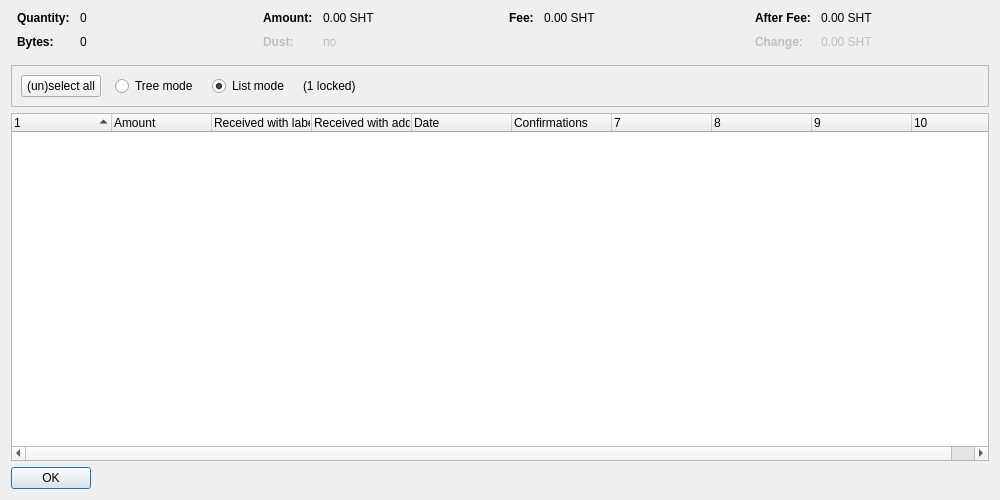
<?xml version="1.0" encoding="UTF-8"?>
<ui version="4.0">
 <class>CoinControlDialog</class>
 <widget class="QDialog" name="CoinControlDialog">
  <property name="geometry">
   <rect>
    <x>0</x>
    <y>0</y>
    <width>1000</width>
    <height>500</height>
   </rect>
  </property>
  <property name="windowTitle">
   <string>Coin Selection</string>
  </property>
  <layout class="QVBoxLayout" name="verticalLayout">
   <item>
    <layout class="QHBoxLayout" name="horizontalLayoutTop" stretch="0,0,0,0">
     <property name="topMargin">
      <number>0</number>
     </property>
     <property name="bottomMargin">
      <number>10</number>
     </property>
     <item>
      <layout class="QFormLayout" name="formLayoutCoinControl1">
       <property name="horizontalSpacing">
        <number>10</number>
       </property>
       <property name="verticalSpacing">
        <number>10</number>
       </property>
       <property name="leftMargin">
        <number>6</number>
       </property>
       <property name="rightMargin">
        <number>6</number>
       </property>
       <item row="0" column="0">
        <widget class="QLabel" name="labelCoinControlQuantityText">
         <property name="font">
          <font>
           <weight>75</weight>
           <bold>true</bold>
          </font>
         </property>
         <property name="text">
          <string>Quantity:</string>
         </property>
        </widget>
       </item>
       <item row="0" column="1">
        <widget class="QLabel" name="labelCoinControlQuantity">
         <property name="cursor">
          <cursorShape>IBeamCursor</cursorShape>
         </property>
         <property name="contextMenuPolicy">
          <enum>Qt::ActionsContextMenu</enum>
         </property>
         <property name="text">
          <string notr="true">0</string>
         </property>
         <property name="textInteractionFlags">
          <set>Qt::LinksAccessibleByMouse|Qt::TextSelectableByKeyboard|Qt::TextSelectableByMouse</set>
         </property>
        </widget>
       </item>
       <item row="1" column="0">
        <widget class="QLabel" name="labelCoinControlBytesText">
         <property name="font">
          <font>
           <weight>75</weight>
           <bold>true</bold>
          </font>
         </property>
         <property name="text">
          <string>Bytes:</string>
         </property>
        </widget>
       </item>
       <item row="1" column="1">
        <widget class="QLabel" name="labelCoinControlBytes">
         <property name="cursor">
          <cursorShape>IBeamCursor</cursorShape>
         </property>
         <property name="contextMenuPolicy">
          <enum>Qt::ActionsContextMenu</enum>
         </property>
         <property name="text">
          <string notr="true">0</string>
         </property>
         <property name="textInteractionFlags">
          <set>Qt::LinksAccessibleByMouse|Qt::TextSelectableByKeyboard|Qt::TextSelectableByMouse</set>
         </property>
        </widget>
       </item>
      </layout>
     </item>
     <item>
      <layout class="QFormLayout" name="formLayoutCoinControl2">
       <property name="horizontalSpacing">
        <number>10</number>
       </property>
       <property name="verticalSpacing">
        <number>10</number>
       </property>
       <property name="leftMargin">
        <number>6</number>
       </property>
       <property name="rightMargin">
        <number>6</number>
       </property>
       <item row="0" column="0">
        <widget class="QLabel" name="labelCoinControlAmountText">
         <property name="font">
          <font>
           <weight>75</weight>
           <bold>true</bold>
          </font>
         </property>
         <property name="text">
          <string>Amount:</string>
         </property>
        </widget>
       </item>
       <item row="0" column="1">
        <widget class="QLabel" name="labelCoinControlAmount">
         <property name="cursor">
          <cursorShape>IBeamCursor</cursorShape>
         </property>
         <property name="contextMenuPolicy">
          <enum>Qt::ActionsContextMenu</enum>
         </property>
         <property name="text">
          <string notr="true">0.00 SHT</string>
         </property>
         <property name="textInteractionFlags">
          <set>Qt::LinksAccessibleByMouse|Qt::TextSelectableByKeyboard|Qt::TextSelectableByMouse</set>
         </property>
        </widget>
       </item>
       <item row="1" column="0">
        <widget class="QLabel" name="labelCoinControlLowOutputText">
         <property name="enabled">
          <bool>false</bool>
         </property>
         <property name="font">
          <font>
           <weight>75</weight>
           <bold>true</bold>
          </font>
         </property>
         <property name="text">
          <string>Dust:</string>
         </property>
        </widget>
       </item>
       <item row="1" column="1">
        <widget class="QLabel" name="labelCoinControlLowOutput">
         <property name="enabled">
          <bool>false</bool>
         </property>
         <property name="cursor">
          <cursorShape>IBeamCursor</cursorShape>
         </property>
         <property name="contextMenuPolicy">
          <enum>Qt::ActionsContextMenu</enum>
         </property>
         <property name="text">
          <string notr="true">no</string>
         </property>
         <property name="textInteractionFlags">
          <set>Qt::LinksAccessibleByMouse|Qt::TextSelectableByKeyboard|Qt::TextSelectableByMouse</set>
         </property>
        </widget>
       </item>
      </layout>
     </item>
     <item>
      <layout class="QFormLayout" name="formLayoutCoinControl3">
       <property name="horizontalSpacing">
        <number>10</number>
       </property>
       <property name="verticalSpacing">
        <number>10</number>
       </property>
       <property name="leftMargin">
        <number>6</number>
       </property>
       <property name="rightMargin">
        <number>6</number>
       </property>
       <item row="0" column="0">
        <widget class="QLabel" name="labelCoinControlFeeText">
         <property name="font">
          <font>
           <weight>75</weight>
           <bold>true</bold>
          </font>
         </property>
         <property name="text">
          <string>Fee:</string>
         </property>
        </widget>
       </item>
       <item row="0" column="1">
        <widget class="QLabel" name="labelCoinControlFee">
         <property name="cursor">
          <cursorShape>IBeamCursor</cursorShape>
         </property>
         <property name="contextMenuPolicy">
          <enum>Qt::ActionsContextMenu</enum>
         </property>
         <property name="text">
          <string notr="true">0.00 SHT</string>
         </property>
         <property name="textInteractionFlags">
          <set>Qt::LinksAccessibleByMouse|Qt::TextSelectableByKeyboard|Qt::TextSelectableByMouse</set>
         </property>
        </widget>
       </item>
      </layout>
     </item>
     <item>
      <layout class="QFormLayout" name="formLayoutCoinControl4">
       <property name="horizontalSpacing">
        <number>10</number>
       </property>
       <property name="verticalSpacing">
        <number>10</number>
       </property>
       <property name="leftMargin">
        <number>6</number>
       </property>
       <property name="rightMargin">
        <number>6</number>
       </property>
       <item row="0" column="0">
        <widget class="QLabel" name="labelCoinControlAfterFeeText">
         <property name="font">
          <font>
           <weight>75</weight>
           <bold>true</bold>
          </font>
         </property>
         <property name="text">
          <string>After Fee:</string>
         </property>
        </widget>
       </item>
       <item row="0" column="1">
        <widget class="QLabel" name="labelCoinControlAfterFee">
         <property name="cursor">
          <cursorShape>IBeamCursor</cursorShape>
         </property>
         <property name="contextMenuPolicy">
          <enum>Qt::ActionsContextMenu</enum>
         </property>
         <property name="text">
          <string notr="true">0.00 SHT</string>
         </property>
         <property name="textInteractionFlags">
          <set>Qt::LinksAccessibleByMouse|Qt::TextSelectableByKeyboard|Qt::TextSelectableByMouse</set>
         </property>
        </widget>
       </item>
       <item row="1" column="0">
        <widget class="QLabel" name="labelCoinControlChangeText">
         <property name="enabled">
          <bool>false</bool>
         </property>
         <property name="font">
          <font>
           <weight>75</weight>
           <bold>true</bold>
          </font>
         </property>
         <property name="text">
          <string>Change:</string>
         </property>
        </widget>
       </item>
       <item row="1" column="1">
        <widget class="QLabel" name="labelCoinControlChange">
         <property name="enabled">
          <bool>false</bool>
         </property>
         <property name="cursor">
          <cursorShape>IBeamCursor</cursorShape>
         </property>
         <property name="contextMenuPolicy">
          <enum>Qt::ActionsContextMenu</enum>
         </property>
         <property name="text">
          <string notr="true">0.00 SHT</string>
         </property>
         <property name="textInteractionFlags">
          <set>Qt::LinksAccessibleByMouse|Qt::TextSelectableByKeyboard|Qt::TextSelectableByMouse</set>
         </property>
        </widget>
       </item>
      </layout>
     </item>
    </layout>
   </item>
   <item>
    <widget class="QFrame" name="frame">
     <property name="minimumSize">
      <size>
       <width>0</width>
       <height>40</height>
      </size>
     </property>
     <property name="frameShape">
      <enum>QFrame::StyledPanel</enum>
     </property>
     <property name="frameShadow">
      <enum>QFrame::Sunken</enum>
     </property>
     <layout class="QHBoxLayout" name="horizontalLayout">
      <item>
       <layout class="QHBoxLayout" name="horizontalLayoutPanel" stretch="0,0,0,0,0">
        <property name="spacing">
         <number>14</number>
        </property>
        <item>
         <widget class="QPushButton" name="pushButtonSelectAll">
          <property name="sizePolicy">
           <sizepolicy hsizetype="Maximum" vsizetype="Fixed">
            <horstretch>0</horstretch>
            <verstretch>0</verstretch>
           </sizepolicy>
          </property>
          <property name="text">
           <string>(un)select all</string>
          </property>
          <property name="autoDefault">
           <bool>false</bool>
          </property>
         </widget>
        </item>
        <item>
         <widget class="QRadioButton" name="radioTreeMode">
          <property name="sizePolicy">
           <sizepolicy hsizetype="Maximum" vsizetype="Fixed">
            <horstretch>0</horstretch>
            <verstretch>0</verstretch>
           </sizepolicy>
          </property>
          <property name="text">
           <string>Tree mode</string>
          </property>
         </widget>
        </item>
        <item>
         <widget class="QRadioButton" name="radioListMode">
          <property name="sizePolicy">
           <sizepolicy hsizetype="Maximum" vsizetype="Fixed">
            <horstretch>0</horstretch>
            <verstretch>0</verstretch>
           </sizepolicy>
          </property>
          <property name="text">
           <string>List mode</string>
          </property>
          <property name="checked">
           <bool>true</bool>
          </property>
         </widget>
        </item>
        <item>
         <widget class="QLabel" name="labelLocked">
          <property name="text">
           <string notr="true">(1 locked)</string>
          </property>
         </widget>
        </item>
        <item>
         <spacer name="horizontalSpacer">
          <property name="orientation">
           <enum>Qt::Horizontal</enum>
          </property>
          <property name="sizeHint" stdset="0">
           <size>
            <width>40</width>
            <height>20</height>
           </size>
          </property>
         </spacer>
        </item>
       </layout>
      </item>
     </layout>
    </widget>
   </item>
   <item>
    <widget class="CoinControlTreeWidget" name="treeWidget">
     <property name="contextMenuPolicy">
      <enum>Qt::CustomContextMenu</enum>
     </property>
     <property name="sortingEnabled">
      <bool>false</bool>
     </property>
     <property name="columnCount">
      <number>10</number>
     </property>
     <attribute name="headerShowSortIndicator" stdset="0">
      <bool>true</bool>
     </attribute>
     <attribute name="headerStretchLastSection">
      <bool>false</bool>
     </attribute>
     <column>
      <property name="text">
       <string/>
      </property>
     </column>
     <column>
      <property name="text">
       <string>Amount</string>
      </property>
     </column>
     <column>
      <property name="text">
       <string>Received with label</string>
      </property>
     </column>
     <column>
      <property name="text">
       <string>Received with address</string>
      </property>
     </column>
     <column>
      <property name="text">
       <string>Date</string>
      </property>
     </column>
     <column>
      <property name="text">
       <string>Confirmations</string>
      </property>
      <property name="toolTip">
       <string>Confirmed</string>
      </property>
     </column>
     <column>
      <property name="text">
       <string/>
      </property>
     </column>
     <column>
      <property name="text">
       <string/>
      </property>
     </column>
     <column>
      <property name="text">
       <string/>
      </property>
     </column>
     <column>
      <property name="text">
       <string/>
      </property>
     </column>
    </widget>
   </item>
   <item>
    <widget class="QDialogButtonBox" name="buttonBox">
     <property name="sizePolicy">
      <sizepolicy hsizetype="Maximum" vsizetype="Fixed">
       <horstretch>0</horstretch>
       <verstretch>0</verstretch>
      </sizepolicy>
     </property>
     <property name="orientation">
      <enum>Qt::Horizontal</enum>
     </property>
     <property name="standardButtons">
      <set>QDialogButtonBox::Ok</set>
     </property>
    </widget>
   </item>
  </layout>
 </widget>
 <customwidgets>
  <customwidget>
   <class>CoinControlTreeWidget</class>
   <extends>QTreeWidget</extends>
   <header>qt/coincontroltreewidget.h</header>
  </customwidget>
 </customwidgets>
 <resources/>
 <connections/>
</ui>
